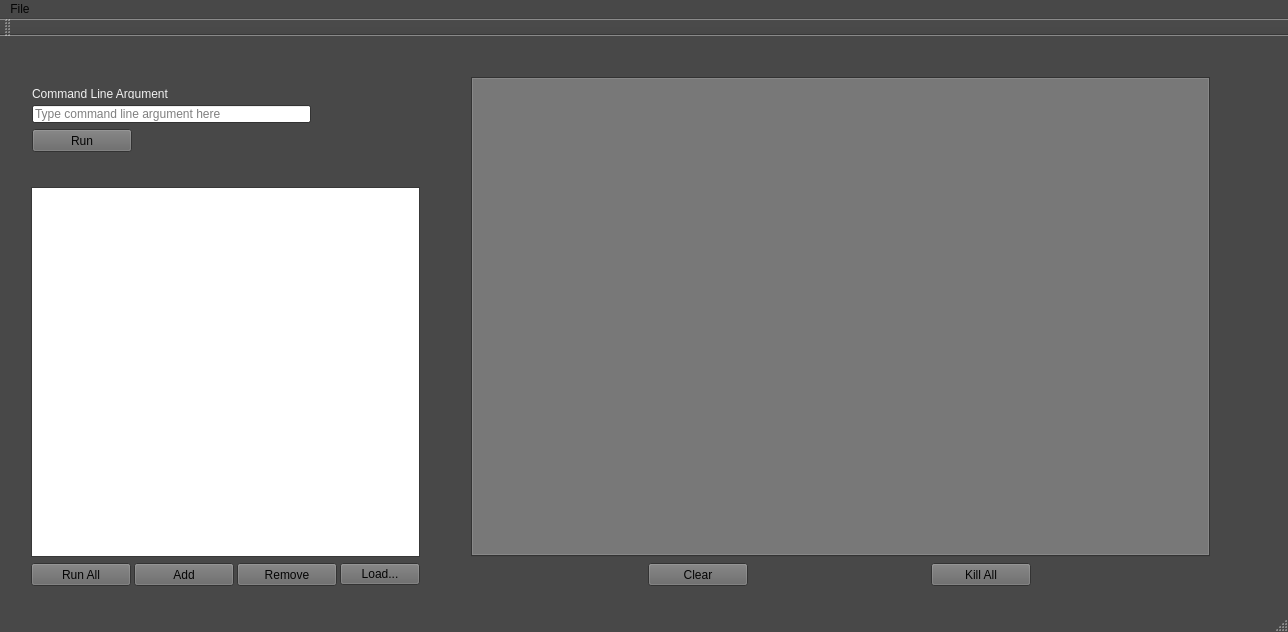
<?xml version="1.0" encoding="UTF-8"?>
<ui version="4.0">
 <class>MainWindow</class>
 <widget class="QMainWindow" name="MainWindow">
  <property name="geometry">
   <rect>
    <x>0</x>
    <y>0</y>
    <width>1288</width>
    <height>632</height>
   </rect>
  </property>
  <property name="palette">
   <palette>
    <active>
     <colorrole role="WindowText">
      <brush brushstyle="SolidPattern">
       <color alpha="255">
        <red>241</red>
        <green>241</green>
        <blue>241</blue>
       </color>
      </brush>
     </colorrole>
     <colorrole role="Button">
      <brush brushstyle="SolidPattern">
       <color alpha="255">
        <red>102</red>
        <green>102</green>
        <blue>102</blue>
       </color>
      </brush>
     </colorrole>
     <colorrole role="Midlight">
      <brush brushstyle="SolidPattern">
       <color alpha="255">
        <red>91</red>
        <green>91</green>
        <blue>91</blue>
       </color>
      </brush>
     </colorrole>
     <colorrole role="ButtonText">
      <brush brushstyle="SolidPattern">
       <color alpha="255">
        <red>4</red>
        <green>4</green>
        <blue>4</blue>
       </color>
      </brush>
     </colorrole>
     <colorrole role="Base">
      <brush brushstyle="SolidPattern">
       <color alpha="255">
        <red>255</red>
        <green>255</green>
        <blue>255</blue>
       </color>
      </brush>
     </colorrole>
     <colorrole role="Window">
      <brush brushstyle="SolidPattern">
       <color alpha="255">
        <red>72</red>
        <green>72</green>
        <blue>72</blue>
       </color>
      </brush>
     </colorrole>
    </active>
    <inactive>
     <colorrole role="WindowText">
      <brush brushstyle="SolidPattern">
       <color alpha="255">
        <red>241</red>
        <green>241</green>
        <blue>241</blue>
       </color>
      </brush>
     </colorrole>
     <colorrole role="Button">
      <brush brushstyle="SolidPattern">
       <color alpha="255">
        <red>102</red>
        <green>102</green>
        <blue>102</blue>
       </color>
      </brush>
     </colorrole>
     <colorrole role="Midlight">
      <brush brushstyle="SolidPattern">
       <color alpha="255">
        <red>91</red>
        <green>91</green>
        <blue>91</blue>
       </color>
      </brush>
     </colorrole>
     <colorrole role="ButtonText">
      <brush brushstyle="SolidPattern">
       <color alpha="255">
        <red>4</red>
        <green>4</green>
        <blue>4</blue>
       </color>
      </brush>
     </colorrole>
     <colorrole role="Base">
      <brush brushstyle="SolidPattern">
       <color alpha="255">
        <red>255</red>
        <green>255</green>
        <blue>255</blue>
       </color>
      </brush>
     </colorrole>
     <colorrole role="Window">
      <brush brushstyle="SolidPattern">
       <color alpha="255">
        <red>72</red>
        <green>72</green>
        <blue>72</blue>
       </color>
      </brush>
     </colorrole>
    </inactive>
    <disabled>
     <colorrole role="WindowText">
      <brush brushstyle="SolidPattern">
       <color alpha="255">
        <red>120</red>
        <green>120</green>
        <blue>120</blue>
       </color>
      </brush>
     </colorrole>
     <colorrole role="Button">
      <brush brushstyle="SolidPattern">
       <color alpha="255">
        <red>102</red>
        <green>102</green>
        <blue>102</blue>
       </color>
      </brush>
     </colorrole>
     <colorrole role="Midlight">
      <brush brushstyle="SolidPattern">
       <color alpha="255">
        <red>91</red>
        <green>91</green>
        <blue>91</blue>
       </color>
      </brush>
     </colorrole>
     <colorrole role="ButtonText">
      <brush brushstyle="SolidPattern">
       <color alpha="255">
        <red>120</red>
        <green>120</green>
        <blue>120</blue>
       </color>
      </brush>
     </colorrole>
     <colorrole role="Base">
      <brush brushstyle="SolidPattern">
       <color alpha="255">
        <red>72</red>
        <green>72</green>
        <blue>72</blue>
       </color>
      </brush>
     </colorrole>
     <colorrole role="Window">
      <brush brushstyle="SolidPattern">
       <color alpha="255">
        <red>72</red>
        <green>72</green>
        <blue>72</blue>
       </color>
      </brush>
     </colorrole>
    </disabled>
   </palette>
  </property>
  <property name="windowTitle">
   <string>MainWindow</string>
  </property>
  <property name="autoFillBackground">
   <bool>false</bool>
  </property>
  <widget class="QWidget" name="centralWidget">
   <widget class="QWidget" name="layoutWidget">
    <property name="geometry">
     <rect>
      <x>21</x>
      <y>42</y>
      <width>301</width>
      <height>81</height>
     </rect>
    </property>
    <layout class="QVBoxLayout" name="verticalLayout">
     <item>
      <widget class="QLabel" name="label">
       <property name="maximumSize">
        <size>
         <width>16777215</width>
         <height>10</height>
        </size>
       </property>
       <property name="text">
        <string>Command Line Argument</string>
       </property>
      </widget>
     </item>
     <item>
      <widget class="QLineEdit" name="commandInputText">
       <property name="inputMask">
        <string/>
       </property>
       <property name="text">
        <string/>
       </property>
       <property name="maxLength">
        <number>32767</number>
       </property>
       <property name="placeholderText">
        <string>Type command line argument here</string>
       </property>
      </widget>
     </item>
     <item>
      <widget class="QPushButton" name="runButton">
       <property name="minimumSize">
        <size>
         <width>100</width>
         <height>23</height>
        </size>
       </property>
       <property name="maximumSize">
        <size>
         <width>100</width>
         <height>25</height>
        </size>
       </property>
       <property name="text">
        <string>Run</string>
       </property>
      </widget>
     </item>
    </layout>
   </widget>
   <widget class="QWidget" name="">
    <property name="geometry">
     <rect>
      <x>20</x>
      <y>140</y>
      <width>411</width>
      <height>421</height>
     </rect>
    </property>
    <layout class="QVBoxLayout" name="verticalLayout_2">
     <item>
      <widget class="QListView" name="commandColumn">
       <property name="minimumSize">
        <size>
         <width>200</width>
         <height>200</height>
        </size>
       </property>
      </widget>
     </item>
     <item>
      <layout class="QHBoxLayout" name="horizontalLayout">
       <item>
        <widget class="QPushButton" name="LaunchAllButton">
         <property name="minimumSize">
          <size>
           <width>100</width>
           <height>23</height>
          </size>
         </property>
         <property name="maximumSize">
          <size>
           <width>100</width>
           <height>33</height>
          </size>
         </property>
         <property name="text">
          <string>Run All</string>
         </property>
        </widget>
       </item>
       <item>
        <widget class="QPushButton" name="addTable">
         <property name="minimumSize">
          <size>
           <width>100</width>
           <height>23</height>
          </size>
         </property>
         <property name="text">
          <string>Add</string>
         </property>
        </widget>
       </item>
       <item>
        <widget class="QPushButton" name="removeTable">
         <property name="minimumSize">
          <size>
           <width>100</width>
           <height>23</height>
          </size>
         </property>
         <property name="text">
          <string>Remove</string>
         </property>
        </widget>
       </item>
       <item>
        <widget class="QPushButton" name="loadFileButton">
         <property name="text">
          <string>Load...</string>
         </property>
        </widget>
       </item>
      </layout>
     </item>
    </layout>
   </widget>
   <widget class="QWidget" name="">
    <property name="geometry">
     <rect>
      <x>460</x>
      <y>30</y>
      <width>761</width>
      <height>531</height>
     </rect>
    </property>
    <layout class="QVBoxLayout" name="verticalLayout_3">
     <item>
      <widget class="QTabWidget" name="tabWidget">
       <property name="palette">
        <palette>
         <active>
          <colorrole role="WindowText">
           <brush brushstyle="SolidPattern">
            <color alpha="255">
             <red>2</red>
             <green>2</green>
             <blue>2</blue>
            </color>
           </brush>
          </colorrole>
          <colorrole role="BrightText">
           <brush brushstyle="SolidPattern">
            <color alpha="255">
             <red>0</red>
             <green>0</green>
             <blue>0</blue>
            </color>
           </brush>
          </colorrole>
         </active>
         <inactive>
          <colorrole role="WindowText">
           <brush brushstyle="SolidPattern">
            <color alpha="255">
             <red>2</red>
             <green>2</green>
             <blue>2</blue>
            </color>
           </brush>
          </colorrole>
          <colorrole role="BrightText">
           <brush brushstyle="SolidPattern">
            <color alpha="255">
             <red>0</red>
             <green>0</green>
             <blue>0</blue>
            </color>
           </brush>
          </colorrole>
         </inactive>
         <disabled>
          <colorrole role="WindowText">
           <brush brushstyle="SolidPattern">
            <color alpha="255">
             <red>120</red>
             <green>120</green>
             <blue>120</blue>
            </color>
           </brush>
          </colorrole>
          <colorrole role="BrightText">
           <brush brushstyle="SolidPattern">
            <color alpha="255">
             <red>0</red>
             <green>0</green>
             <blue>0</blue>
            </color>
           </brush>
          </colorrole>
         </disabled>
        </palette>
       </property>
       <property name="autoFillBackground">
        <bool>false</bool>
       </property>
       <property name="currentIndex">
        <number>-1</number>
       </property>
       <property name="tabsClosable">
        <bool>true</bool>
       </property>
       <property name="movable">
        <bool>true</bool>
       </property>
      </widget>
     </item>
     <item>
      <layout class="QHBoxLayout" name="horizontalLayout_2">
       <item>
        <widget class="QPushButton" name="clearButton">
         <property name="minimumSize">
          <size>
           <width>100</width>
           <height>23</height>
          </size>
         </property>
         <property name="maximumSize">
          <size>
           <width>100</width>
           <height>25</height>
          </size>
         </property>
         <property name="text">
          <string>Clear</string>
         </property>
        </widget>
       </item>
       <item>
        <widget class="QPushButton" name="killAllButton">
         <property name="minimumSize">
          <size>
           <width>100</width>
           <height>23</height>
          </size>
         </property>
         <property name="maximumSize">
          <size>
           <width>100</width>
           <height>23</height>
          </size>
         </property>
         <property name="text">
          <string>Kill All</string>
         </property>
        </widget>
       </item>
      </layout>
     </item>
    </layout>
   </widget>
   <zorder>clearButton</zorder>
   <zorder>tabWidget</zorder>
   <zorder>layoutWidget</zorder>
   <zorder>commandColumn</zorder>
   <zorder>LaunchAllButton</zorder>
   <zorder>addTable</zorder>
   <zorder>removeTable</zorder>
   <zorder>killAllButton</zorder>
   <zorder>tabWidget</zorder>
  </widget>
  <widget class="QMenuBar" name="menuBar">
   <property name="geometry">
    <rect>
     <x>0</x>
     <y>0</y>
     <width>1288</width>
     <height>21</height>
    </rect>
   </property>
   <widget class="QMenu" name="menuQuick_Launch">
    <property name="title">
     <string>File</string>
    </property>
    <property name="separatorsCollapsible">
     <bool>false</bool>
    </property>
   </widget>
   <addaction name="menuQuick_Launch"/>
  </widget>
  <widget class="QToolBar" name="mainToolBar">
   <attribute name="toolBarArea">
    <enum>TopToolBarArea</enum>
   </attribute>
   <attribute name="toolBarBreak">
    <bool>false</bool>
   </attribute>
  </widget>
  <widget class="QStatusBar" name="statusBar"/>
  <action name="actionTemp">
   <property name="text">
    <string>Temp</string>
   </property>
  </action>
 </widget>
 <layoutdefault spacing="6" margin="11"/>
 <resources/>
 <connections/>
</ui>
